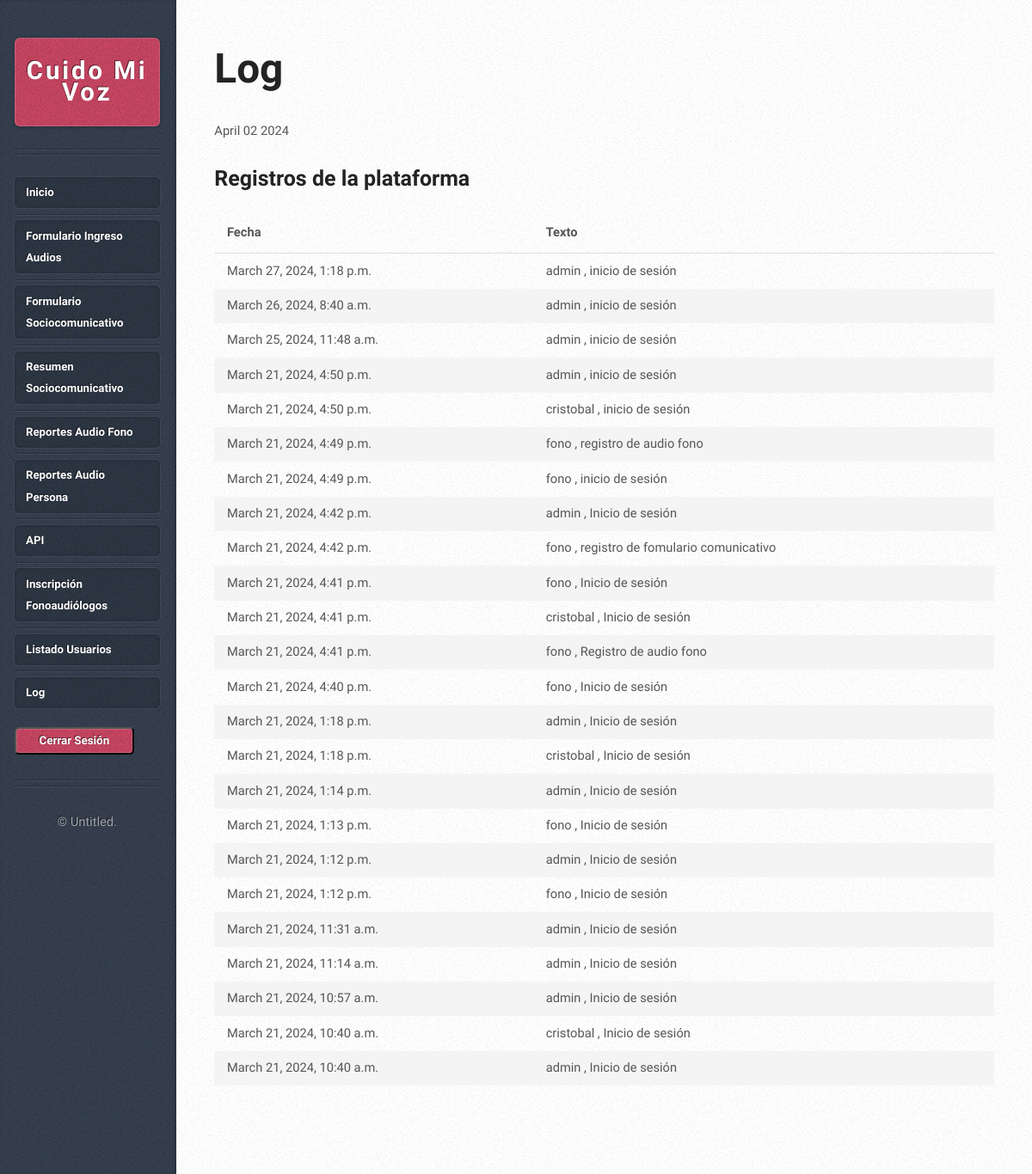
The page /log/ (signed in) on the database as committed earlier.
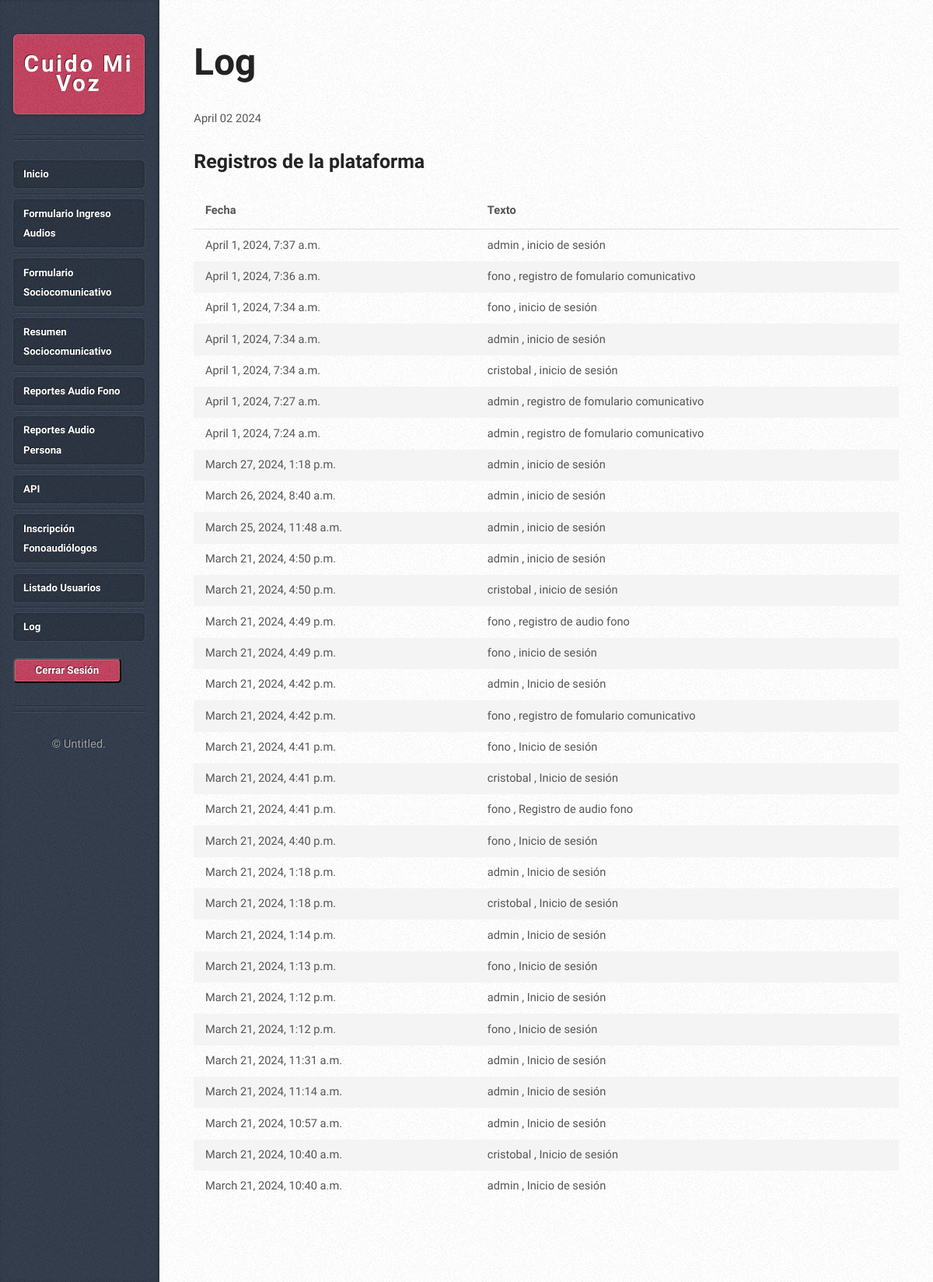
The same page on the database as committed later.
### user/models.py (models this page shows, shortened)
class Log(models.Model):
    username = models.CharField(max_length=150)
    fecha_inicio = models.DateTimeField(default=timezone.now)
    texto = models.CharField(max_length=100, default="inicio de sesión")

### botApp/views.py (the view)
# urls.py: path('log/', log , name='log'),
@login_required
def log(request):
    log_data = Log.objects.all().order_by('-id')
    data = {
        "fecha_actual": datetime.now(),
        "log": log_data
    }
    return render(request, "log.html", data)

### botApp/templates/log.html (shortened to what this page needs)
{% extends "base.html" %}
{% block subtitle %}Log {% endblock %}
{% block fecha %}
<div class="info">
    <span class="date">
      <span class="month">{{ fecha_actual|date:"F" }} </span>
      <span class="day">{{ fecha_actual|date:"d" }}</span>
      <span class="year">{{ fecha_actual|date:"Y" }}</span>
    </span>
  </div>
{% endblock %}
{% block content %}
<h3 class="subtitulo" >Registros de la plataforma</h3>
<br>
<table id="tabla">
    <thead> <tr>
            <th>Fecha</th>
            <th>Texto</th>
        </tr>
    </thead>
    <tbody>
        {% for item in log %}
    <tr> <td>
                {{ item.fecha_inicio }}
    </td> <td>
                {{ item.username }} , {{ item.texto }}
    </td> </tr>
    {% endfor %}
    </tbody>
    </table>
{% endblock %}

### botApp/templates/base.html (shortened to what this page needs)
<!DOCTYPE html>
<html>
  <head>
    {% load static %}
    <link rel="stylesheet" href="{% static 'assets/css/main.css' %}" />
    <link
      href="https://cdn.jsdelivr.net/npm/sweetalert2@11.7/dist/sweetalert2.min.css"
      rel="stylesheet"
    />
  </head>
  <body class="is-preload">
    <div id="content">
      <div class="inner">
        <article class="box post post-excerpt">
          <header>
            <h2>{% block subtitle %}{% endblock %}</h2>
          </header>
          {% block fecha %}
          {% endblock %}
           {% block content %}{% endblock %}
        </article>
      </div>
    </div>
    <div id="sidebar">
      <h1 id="logo"><a href="{% url 'home' %}">Cuido Mi Voz</a></h1>
      <nav id="nav">
        <ul>
          {% if user.is_authenticated %}
          {% if user.tipo_usuario.nombre_tipo_usuario == "Administrador" or user.tipo_usuario.nombre_tipo_usuario == "Fonoaudiologo" %}
          <li class="current"><a href="{% url 'perfil' %}">Inicio</a></li>
          <li class="current">
            <a href="{% url 'formulario' %}">Formulario Ingreso Audios</a>
          </li>
          <li class="current">
            <a href="{% url 'formulario_comunicativo' %}">Formulario Sociocomunicativo</a>
          </li>
          <li class="current">
            <a href="{% url 'resumen_paciente' %}">Resumen Sociocomunicativo</a>
          </li>
          {% endif %}
          {% if user.tipo_usuario.nombre_tipo_usuario == "Administrador" or user.tipo_usuario.nombre_tipo_usuario == "Gerencia" %}
          <li class="current">
            <a href="{% url 'reporte_fono' %}">Reportes Audio Fono</a>
          </li>
          <li class="current">
            <a href="{% url 'reporte_persona' %}">Reportes Audio Persona</a>
          </li>
          <li class="current">
            <a href="{% url 'api' %}">API</a>
          </li>
          {% endif %}
          {% if user.tipo_usuario.nombre_tipo_usuario == "Administrador" %}
          <li class="current">
            <a href="{% url 'solicitud_inscripcion' %}">Inscripción Fonoaudiólogos</a>
          </li>
          <li class="current">
            <a href="{% url 'listado_usuarios' %}">Listado Usuarios</a>
          </li>
          <li class="current">
            <a href="{% url 'log' %}">Log</a>
          </li>
          {% endif %}
          <form method="post" class="form" action="{% url 'logout' %}">
            <button type="submit">Cerrar Sesión</button>
          </form>
          {% else %}
          <li class="current"><a href="{% url 'login' %}">Login</a></li>
          {% endif %}
        </ul>
      </nav>
      <ul id="copyright">
        <li>&copy; Untitled.</li>
      </ul>
    </div>
  </body>
</html>
<link rel="stylesheet" href="{% static 'assets/css/main.css' %}" />

### botApp/templates/log.html (style rules this page uses)
.subtitulo { font-size:25px; }

### botApp/templates/base.html (style rules this page uses)
.form { margin-top: 15px; }

Rows that differ between the two databases and show on the page:
added Log: fecha_inicio "April 1, 2024, 7:37 a.m.", username "admin", texto "inicio de sesión"
added Log: fecha_inicio "April 1, 2024, 7:36 a.m.", username "fono", texto "registro de fomulario comunicativo"
added Log: fecha_inicio "April 1, 2024, 7:34 a.m.", username "fono", texto "inicio de sesión"
added Log: fecha_inicio "April 1, 2024, 7:34 a.m.", username "admin", texto "inicio de sesión"
added Log: fecha_inicio "April 1, 2024, 7:34 a.m.", username "cristobal", texto "inicio de sesión"
added Log: fecha_inicio "April 1, 2024, 7:27 a.m.", username "admin", texto "registro de fomulario comunicativo"
added Log: fecha_inicio "April 1, 2024, 7:24 a.m.", username "admin", texto "registro de fomulario comunicativo"
